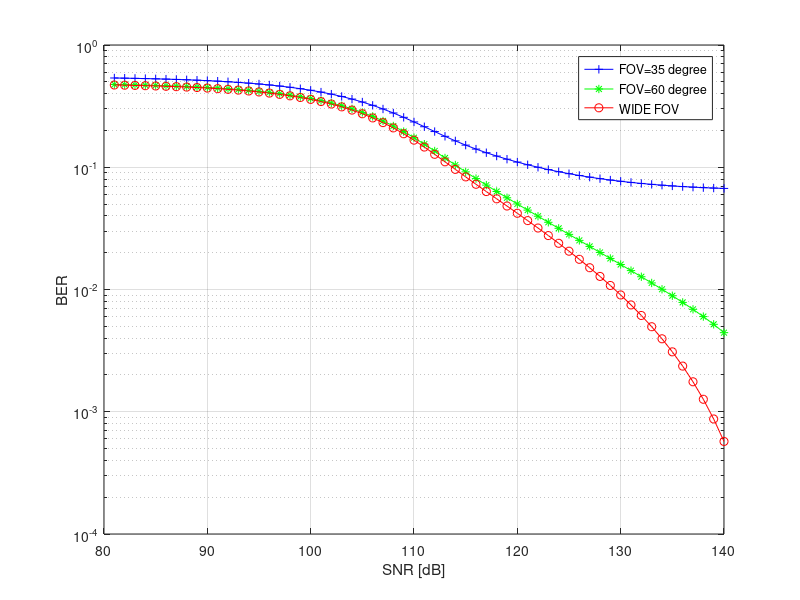

Here is the MATLAB script that generated this plot:
clc
clear all;
close all;


dim=60;                                                     %%%% width of x axis
snrlowerlimit=80;                                           %%%% x axis is ber vs snr
parts=1000;                                                 %%%% larger it is better the results
                                         
BER=zeros(dim,3);
snr=zeros(dim,1);                                         

fov1=pi*(35/180);
fov2=pi*(60/180);                                              %%% 1----FOV=35 degree
                                                               %%% 2----FOV=60 degree
cdf1=0.6111;                                                   %%% 3----wide FOV
cdf2= 0.27777;
delta=[0.1318 9.85e-12];
product1=cdf1*delta(1) ;  
product2=cdf2*delta(2) ;  

cdf=[cdf1 cdf2];
fov=[fov1 fov2 ];
product=[product1 product2 0];
const=[3.7569 2.1270 1.4259];

gamma=1.2;                                 % gamma
d=2.5;
hc2=(((gamma+1)/2)*(9.55e-5)*((9+(d^2))^(-1*((gamma+1)/2))))^2         
%  hc2=4e-12                                                               %  hc2= (hc)^2                                                                 



%%%%%%%%%%%%%%%%%%%%%%%%%%%%%%%%%%%%%%%%%%%%%%%%%%%%%%%%%%%%%%%%%%%%%%%%%%%%%%%%%%%%%%%%%%%%%%%%%%%%%%%%%%%%

for aa=1:1:2    
for s=1:1:dim
    k=s+snrlowerlimit;
    
    ebno=10^(k/10);
    en=1/ebno;
    snr(s,1)=k;
    for x=(hc2/parts)*(cos(fov(aa))^2):hc2/parts:hc2-hc2/parts
        ff2=sqrt((4*x)*(hc2-x));                                       % for uniform distribution with narrow fov
        ff=(2/pi)/(ff2);
        ggn=erfc(sqrt(ebno*x*0.5))*0.5*ff;
        BER(s,aa)=BER(s,aa)+ ggn*(hc2/parts);
    end
         x=0; 
        ffff=delta(aa);
        ggggn=erfc(sqrt(ebno*x*0.5))*0.5*ffff;
       BER(s,aa)=BER(s,aa)+ ggggn;    
end
end


%%%%%%%%%%%%%%%%%%%%%%%%%%%%%%%%%%%%%%%%%%%%%%%%%%%%%%%%%%%%%%%%%%%%%%%%%%%%%%%%%%%%%%%%%%%%%%%%%%%%%%%%%%%%%


aa=3;
for s=1:1:dim
    k=s+snrlowerlimit;
    ebno=10^(k/10);
    snr(s,1)=k;
    for x=hc2/parts:hc2/parts:hc2-hc2/parts
        ff2=sqrt((4*x)*(hc2-x));                  % for uniform distribution with wide fov
        ff=(2/pi)/(ff2);
        ggn=erfc(sqrt(ebno*x*0.5))*0.5*ff;
        BER(s,aa)=BER(s,aa)+ ggn*(hc2/parts);
    end    
end

%%%%%%%%%%%%%%%%%%%%%%%%%%%%%%%%%%%%%%%%%%%%%%%%%%%%%%%%%%%%%%%%%%%%%%%%%%%%%%%%%%%%%%%%%%%%%%%%%%%%%%%%%%%%%%%%%%%%%%5

semilogy(snr,BER(:,1),'-+b');
hold on
semilogy(snr,BER(:,2),'-*g');
hold on
semilogy(snr,BER(:,3),'-or');
grid on

ylabel('BER');
xlabel('SNR [dB]');
legend('FOV=35 degree','FOV=60 degree','WIDE FOV');


